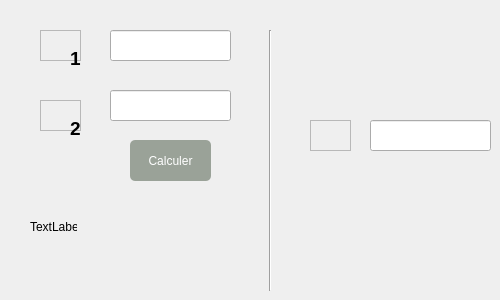
            <widget class="QWidget" name="tab">
             <attribute name="title">
              <string>Longueur d'un arc de mèridiane</string>
             </attribute>
             <widget class="QFrame" name="frame_6">
              <property name="geometry">
               <rect>
                <x>40</x>
                <y>100</y>
                <width>41</width>
                <height>31</height>
               </rect>
              </property>
              <property name="styleSheet">
               <string notr="true">image: url(:/buttons/phi.png);</string>
              </property>
              <property name="frameShape">
               <enum>QFrame::StyledPanel</enum>
              </property>
              <property name="frameShadow">
               <enum>QFrame::Raised</enum>
              </property>
             </widget>
             <widget class="QLineEdit" name="fct5_phi2">
              <property name="geometry">
               <rect>
                <x>110</x>
                <y>90</y>
                <width>121</width>
                <height>31</height>
               </rect>
              </property>
             </widget>
             <widget class="QPushButton" name="fct5_cal">
              <property name="geometry">
               <rect>
                <x>130</x>
                <y>140</y>
                <width>81</width>
                <height>41</height>
               </rect>
              </property>
              <property name="cursor">
               <cursorShape>PointingHandCursor</cursorShape>
              </property>
              <property name="styleSheet">
               <string notr="true">QPushButton{
   padding: 5px 10px;
   border: none;
   border-radius: 5px;
   background-color: #9aa298;
   color: #fff;
}
QPushButton:hover{
   background-color: #101010;
}</string>
              </property>
              <property name="text">
               <string>Calculer</string>
              </property>
             </widget>
             <widget class="QLabel" name="page4_erreur3_2">
              <property name="geometry">
               <rect>
                <x>30</x>
                <y>220</y>
                <width>47</width>
                <height>13</height>
               </rect>
              </property>
              <property name="text">
               <string>TextLabel</string>
              </property>
             </widget>
             <widget class="Line" name="line_9">
              <property name="geometry">
               <rect>
                <x>260</x>
                <y>30</y>
                <width>20</width>
                <height>261</height>
               </rect>
              </property>
              <property name="orientation">
               <enum>Qt::Vertical</enum>
              </property>
             </widget>
             <widget class="QFrame" name="frame_7">
              <property name="geometry">
               <rect>
                <x>310</x>
                <y>120</y>
                <width>41</width>
                <height>31</height>
               </rect>
              </property>
              <property name="styleSheet">
               <string notr="true">image: url(:/buttons/S.png);</string>
              </property>
              <property name="frameShape">
               <enum>QFrame::StyledPanel</enum>
              </property>
              <property name="frameShadow">
               <enum>QFrame::Raised</enum>
              </property>
             </widget>
             <widget class="QLineEdit" name="fct5_s">
              <property name="geometry">
               <rect>
                <x>370</x>
                <y>120</y>
                <width>121</width>
                <height>31</height>
               </rect>
              </property>
             </widget>
             <widget class="QFrame" name="frame_23">
              <property name="geometry">
               <rect>
                <x>40</x>
                <y>30</y>
                <width>41</width>
                <height>31</height>
               </rect>
              </property>
              <property name="styleSheet">
               <string notr="true">image: url(:/buttons/phi.png);</string>
              </property>
              <property name="frameShape">
               <enum>QFrame::StyledPanel</enum>
              </property>
              <property name="frameShadow">
               <enum>QFrame::Raised</enum>
              </property>
             </widget>
             <widget class="QLineEdit" name="fct5_phi1">
              <property name="geometry">
               <rect>
                <x>110</x>
                <y>30</y>
                <width>121</width>
                <height>31</height>
               </rect>
              </property>
             </widget>
             <widget class="QLabel" name="page4_erreur3_5">
              <property name="geometry">
               <rect>
                <x>70</x>
                <y>50</y>
                <width>16</width>
                <height>16</height>
               </rect>
              </property>
              <property name="font">
               <font>
                <pointsize>14</pointsize>
                <weight>75</weight>
                <bold>true</bold>
               </font>
              </property>
              <property name="text">
               <string>1</string>
              </property>
             </widget>
             <widget class="QLabel" name="page4_erreur3_6">
              <property name="geometry">
               <rect>
                <x>70</x>
                <y>120</y>
                <width>16</width>
                <height>16</height>
               </rect>
              </property>
              <property name="font">
               <font>
                <pointsize>14</pointsize>
                <weight>75</weight>
                <bold>true</bold>
               </font>
              </property>
              <property name="text">
               <string>2</string>
              </property>
             </widget>
            </widget>
